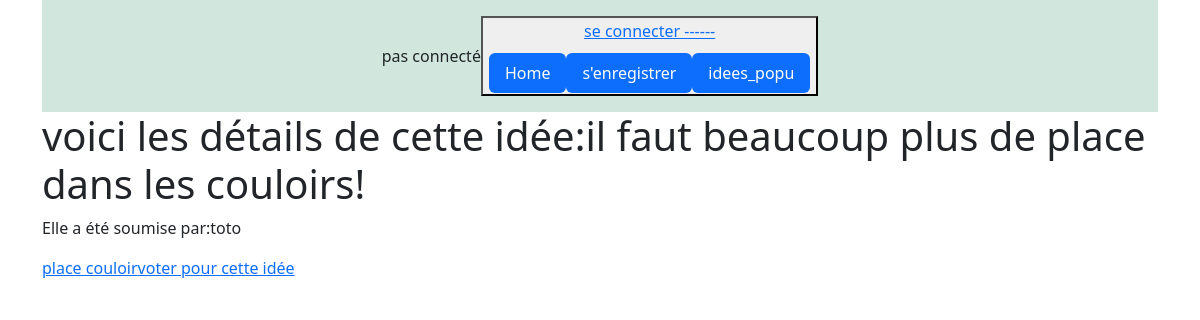
Screenshot of /ppale/idee_detail/3 with the database file from the repository.
### ppale/models.py (models this page shows, shortened)
class Idee(models.Model):
    formulation = models.CharField(max_length=100)
    detail = models.CharField(max_length=200, null=True)
    auteur = models.ForeignKey(User, on_delete=models.CASCADE)
    score = models.IntegerField(default=100, blank=True)
    class Meta:
        verbose_name_plural = 'Idee'

### authenti/models.py (models this page shows)
class User(AbstractUser):
    CREATOR = 'CREATOR'
    SUBSCRIBER = 'SUBSCRIBER'
    ROLE_CHOICES = (
        (CREATOR, 'Créateur'),
        (SUBSCRIBER, 'Abonné'),
)
    role = models.CharField(max_length=30, choices=ROLE_CHOICES, verbose_name='Rôle')
    birth_date= models.DateField (auto_now=False, null=True)    #auto_now: par défault mettre date de maintennat!
    email = models.EmailField(unique=True)

### ppale/views.py (the view)
# urls.py: path('idee_detail/<int:pk>',views.IdDetailView.as_view(), name="idee_detail"),
class IdDetailView(DetailView):
    model = Idee
    template_name = "ppale/idee_detail.html"
    context_object_name = "id"

### ppale/templates/ppale/idee_detail.html
{% extends 'base.html' %}
{% block content %}
<div class="container">
  <h1>voici les détails de cette idée:{{id.detail}}</h1>
  <p>Elle a été soumise par:{{id.auteur}}</p>
  <a href="{% url 'vote' id.auteur %}">{{id.formulation}}voter pour cette idée</a></p>
</div>
{% endblock content %}

### rows the page displays
Idee: detail "il faut beaucoup plus de place dans les couloirs!", auteur "toto", formulation "place couloir"
